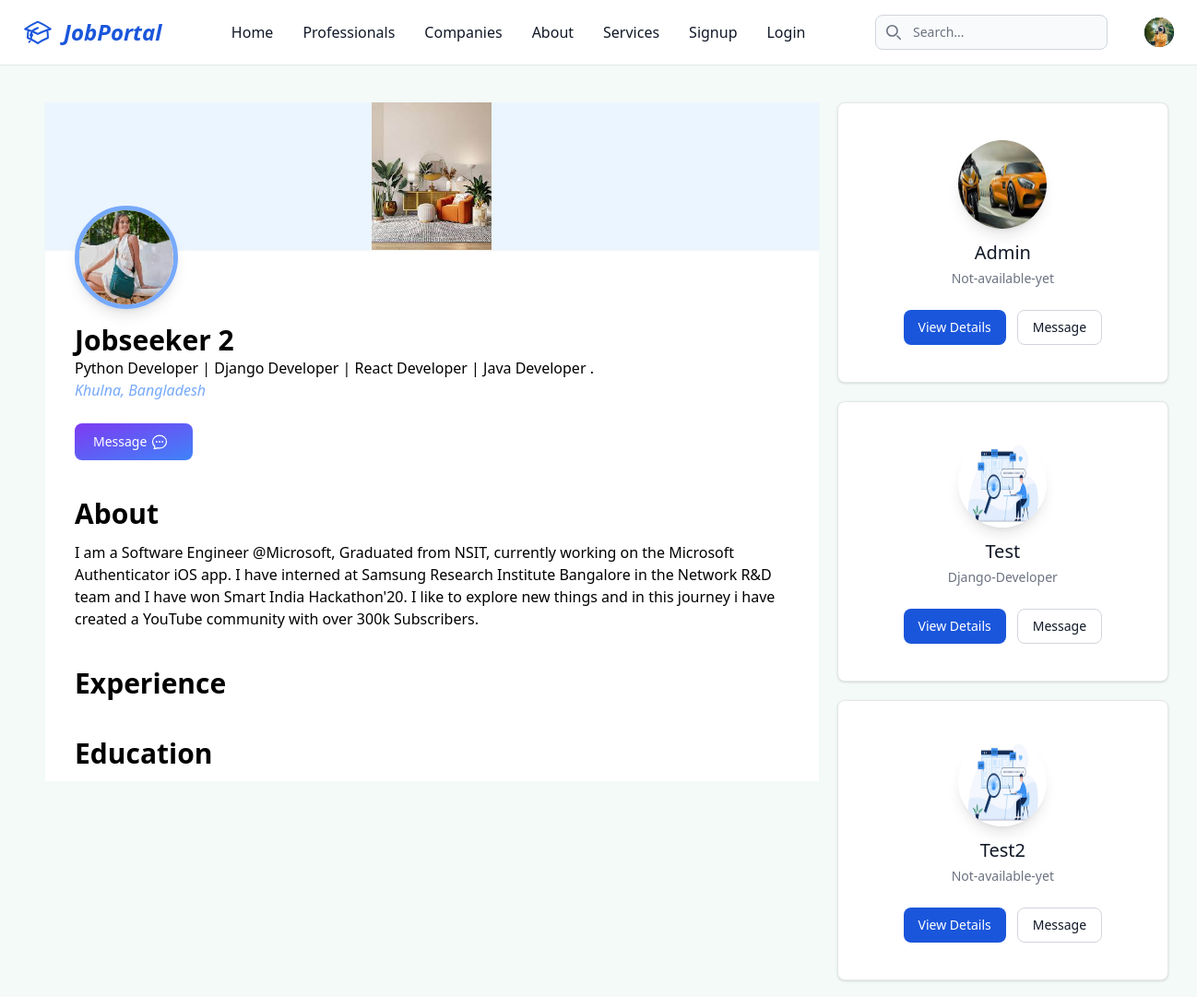
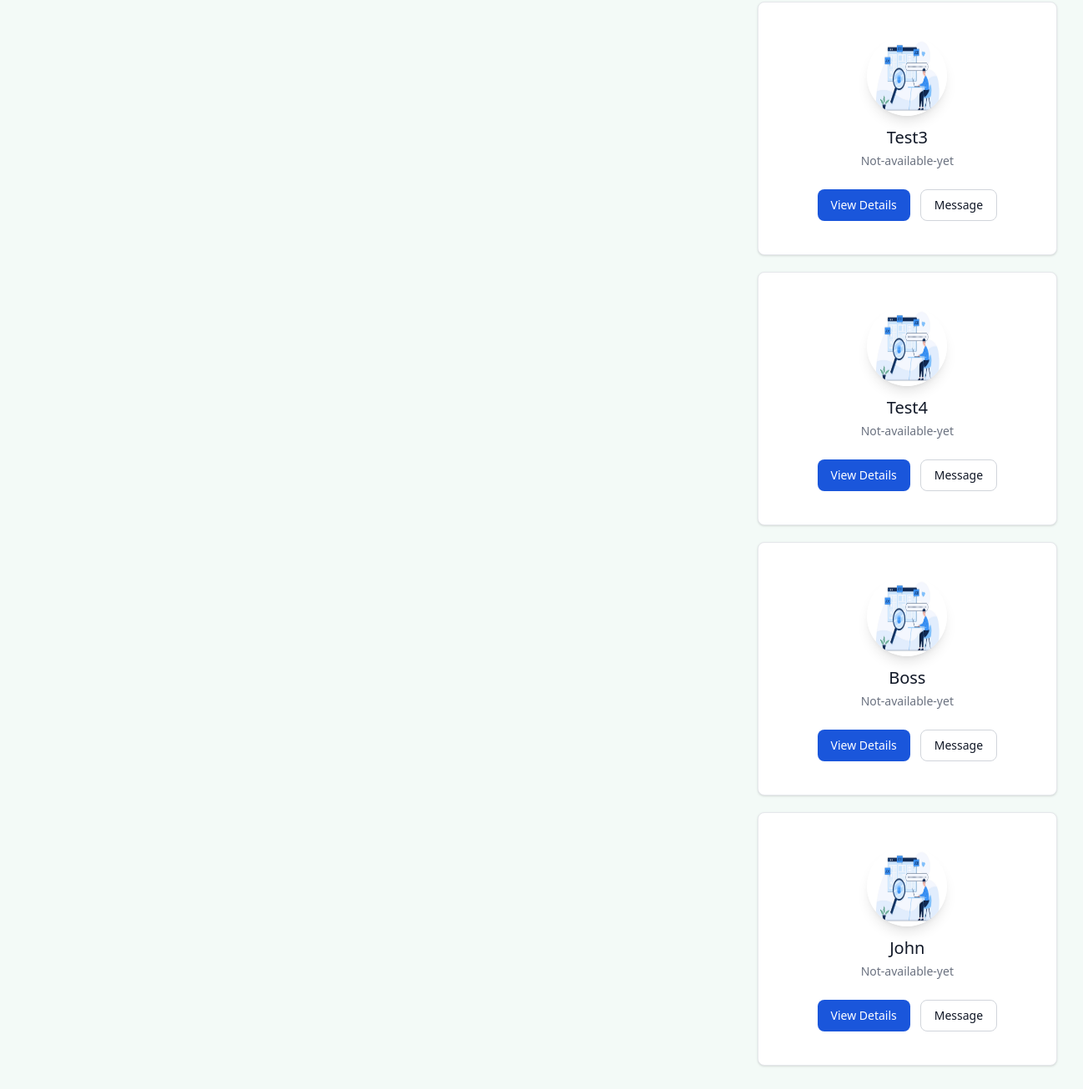
Page /professional/57750f2c-d0ce-4a2e-ad16-e8343926ceb8 on the committed database (2 pictures, top to bottom).
### core/models.py (models this page shows, shortened)
class CustomUser(AbstractBaseUser, PermissionsMixin):
    id = models.UUIDField(primary_key=True, default=uuid.uuid4, unique=True, editable=False)
    email = models.EmailField(_('email address'), unique=True)
    avatar = models.ImageField(upload_to=user_avatar_upload_path, blank=True, null=True, verbose_name=_('Avatar'))
    is_active = models.BooleanField(_('active'), default=True)
    is_staff = models.BooleanField(_('staff status'), default=False)
    date_joined = models.DateTimeField(_('date joined'), auto_now_add=True)
    full_name = models.CharField(max_length=255, blank=True)
    updated_at = models.DateTimeField(auto_now=True)
    objects = CustomUserManager()
    USERNAME_FIELD = 'email'
    REQUIRED_FIELDS = []
    class Meta:
        db_table = 'User'
        verbose_name = _('User')
        verbose_name_plural = _('Users')

class JobSeeker(models.Model):
    id = models.UUIDField(primary_key=True, default=uuid.uuid4, unique=True, editable=False)
    user = models.OneToOneField(CustomUser, on_delete=models.CASCADE)
    cv = models.FileField(upload_to=user_cv_upload_path, blank=True, null=True, verbose_name=_('CV'))
    cover_photo = models.ImageField(upload_to=cover_photo_upload_path, blank=True, null=True)
    about = models.TextField(null=True)
    headline = models.CharField(max_length=100, null=True)
    skills = models.ManyToManyField(Skill)
    location = models.TextField(null=True)
    created_at = models.DateTimeField(auto_now_add=True)
    updated_at = models.DateTimeField(auto_now=True)
    class Meta:
        db_table = "JobSeeker"
        verbose_name = _('JobSeeker')
        verbose_name_plural = _('JobSeekers')

class Skill(models.Model):
    name = models.CharField(max_length=150, verbose_name=_('Skill Name'))
    created_at = models.DateTimeField(auto_now_add=True)
    updated_at = models.DateTimeField(auto_now=True)
    def __str__(self) -> str:
        return self.name
    class Meta:
        db_table = "Skill"
        verbose_name = _('Skill')
        verbose_name_plural = _('Skills')

### core/views.py (the view)
# urls.py: path('professional/<str:userId>', professional, name='professional'),
def professional(requset, userId):
    users = CustomUser.objects.all()
    user = get_object_or_404(users, pk=userId)
    users = users.exclude(pk=user.pk)
    return render(requset, 'core/professional.html', {'user': user, 'users': users})

### templates/core/professional.html (shortened to what this page needs)
{% extends "_base.html" %}
{% load static %}
{% load custom_filters %}
{% block content %}
    {% if user %}
        <div class="flex gap-5 p-10 w-screen h-[88vh]">
            <main class="w-[70%] bg-white h-fit">
                <div class="relative bg-blue-50">
                    <img class="w-full h-40 mb-3 shadow-sm object-contain rounded-tr-lg rounded-tl-lg" src="{% if user.jobseeker.cover_photo %} {{ user.jobseeker.cover_photo.url }} {% else %} {% static 'image/job-seeker.jpeg' %} {% endif %}" alt="Bonnie image"/>
                    <div class="absolute top-28 left-8">
                        <img class="w-28 h-28 mb-3 rounded-full shadow-lg border-[5px] border-blue-400" src="{% if user.avatar %} {{ user.avatar.url }} {% else %} {% static 'image/job-seeker.jpeg' %} {% endif %}" alt="{{ user.full_name }} image"/>
                    </div>
                </div>
                <div class="mt-20 mx-8">
                    <h1 class="text-3xl font-bold">{{ user.full_name }}</h1>
                    {% if user.jobseeker.skills.all %}
                        <h5>
                            {% for skill in user.jobseeker.skills.all  %}
                                {{ skill }}
                                {% if not forloop.last %}|{% endif %}
                                {% if forloop.last %}.{% endif %}
                            {% endfor %}
                        </h5>
                    {% endif %}
                    <p class="text-blue-400 italic">{{ user.jobseeker.location }}</p>
                    <div class="mt-4 md:mt-6">
                        <a href="#" class="flex gap-1 max-w-[8rem] text-white bg-gradient-to-br from-purple-600 to-blue-500 hover:bg-gradient-to-bl focus:ring-4 focus:outline-none focus:ring-blue-300 dark:focus:ring-blue-800 font-medium rounded-lg text-sm px-5 py-2.5 text-center me-2 mb-2">
                            Message
                        </a>
                    </div>
                </div>
                <div class="mt-10 mx-8">
                    <h1 class="font-semibold text-3xl">About</h1>
                    <p class="my-3">{% if user.jobseeker.about %} {{ user.jobseeker.about }} {% else %} Not-updated-yet{% endif %}</p>
                </div>
                <div class="mt-10 mx-8">
                    <h1 class="font-semibold text-3xl mb-3">Experience</h1>
                </div>
                <div class="mt-10 mx-8">
                    <h1 class="font-semibold text-3xl mb-3">Education</h1>
                </div>
            </main>
            <aside class="w-[30%] flex flex-col gap-5">
                {% for usr in users %}
                    <div class="w-full max-w-sm bg-white border border-gray-200 rounded-lg shadow dark:bg-gray-800 dark:border-gray-700">
                        <div class="flex flex-col items-center py-10">
                            <img class="w-24 h-24 mb-3 rounded-full shadow-lg" src="{% if usr.avatar %} {{ usr.avatar.url }} {% else %} {% static 'image/job-seeker.jpeg' %} {% endif %} " alt="{{ usr.full_name }} image"/>
                            <h5 class="mb-1 text-xl font-medium text-gray-900 dark:text-white">{{ usr.full_name }}</h5>
                            <span class="text-sm text-gray-500 dark:text-gray-400">{% if usr.jobseeker.headline %} {{ usr.jobseeker.headline }} {% else %} Not-available-yet {% endif %}</span>
                            <div class="flex mt-4 md:mt-6">
                                <a href="{% url 'professional' user.id %}" class="inline-flex items-center px-4 py-2 text-sm font-medium text-center text-white bg-blue-700 rounded-lg hover:bg-blue-800 focus:ring-4 focus:outline-none focus:ring-blue-300 dark:bg-blue-600 dark:hover:bg-blue-700 dark:focus:ring-blue-800">View Details</a>
                                <a href="#" class="inline-flex items-center px-4 py-2 text-sm font-medium text-center text-gray-900 bg-white border border-gray-300 rounded-lg hover:bg-gray-100 focus:ring-4 focus:outline-none focus:ring-gray-200 dark:bg-gray-800 dark:text-white dark:border-gray-600 dark:hover:bg-gray-700 dark:hover:border-gray-700 dark:focus:ring-gray-700 ms-3">Message</a>
                            </div>
                        </div>
                    </div>
                {% endfor %}
            </aside>
        </div>
    {% endif %}
{% endblock content %}

### rows in the picture
CustomUser: cover_photo (picture), avatar (picture), full_name "Jobseeker 2", jobseeker.location "Khulna, Bangladesh", jobseeker.about "I am a Software Engineer @Microsoft, Graduated from NSIT, currently working on the Microsoft Authenticator iOS app. I have interned at Samsung Research Institute Bangalore in the Network R&D team and I have won Smart India Hackathon'20. I like to explore new things and in this journey i have created a YouTube community with over 300k Subscribers."
Skill: name "Python Developer"
Skill: name "Django Developer"
Skill: name "React Developer"
Skill: name "Java Developer"
CustomUser: avatar+full_name (picture), full_name "Admin", shows "Not-available-yet"
CustomUser: full_name "Test", jobseeker.headline "Django-Developer"
CustomUser: full_name "Test2", shows "Not-available-yet"
CustomUser: full_name "Test3", shows "Not-available-yet"
CustomUser: full_name "Test4", shows "Not-available-yet"
CustomUser: full_name "Boss", shows "Not-available-yet"
CustomUser: full_name "John", shows "Not-available-yet"
